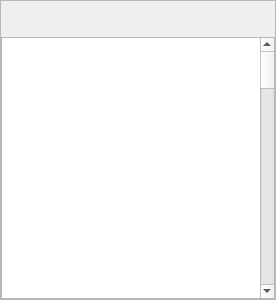
<?xml version="1.0" encoding="UTF-8"?>
<ui version="4.0">
 <class>FAQitem</class>
 <widget class="QWidget" name="FAQitem">
  <property name="geometry">
   <rect>
    <x>0</x>
    <y>0</y>
    <width>276</width>
    <height>300</height>
   </rect>
  </property>
  <property name="windowTitle">
   <string>Form</string>
  </property>
  <layout class="QVBoxLayout" name="verticalLayout">
   <property name="spacing">
    <number>0</number>
   </property>
   <property name="leftMargin">
    <number>0</number>
   </property>
   <property name="topMargin">
    <number>0</number>
   </property>
   <property name="rightMargin">
    <number>0</number>
   </property>
   <property name="bottomMargin">
    <number>0</number>
   </property>
   <item>
    <widget class="QFrame" name="frame_all">
     <property name="frameShape">
      <enum>QFrame::StyledPanel</enum>
     </property>
     <property name="frameShadow">
      <enum>QFrame::Raised</enum>
     </property>
     <layout class="QVBoxLayout" name="verticalLayout_2">
      <property name="spacing">
       <number>0</number>
      </property>
      <property name="leftMargin">
       <number>0</number>
      </property>
      <property name="topMargin">
       <number>0</number>
      </property>
      <property name="rightMargin">
       <number>0</number>
      </property>
      <property name="bottomMargin">
       <number>0</number>
      </property>
      <item>
       <widget class="QFrame" name="frame_title">
        <property name="minimumSize">
         <size>
          <width>0</width>
          <height>36</height>
         </size>
        </property>
        <property name="maximumSize">
         <size>
          <width>16777215</width>
          <height>36</height>
         </size>
        </property>
        <property name="styleSheet">
         <string notr="true">#frame_title
{
background-color: transparent;
}</string>
        </property>
        <property name="frameShape">
         <enum>QFrame::StyledPanel</enum>
        </property>
        <property name="frameShadow">
         <enum>QFrame::Raised</enum>
        </property>
        <layout class="QHBoxLayout" name="horizontalLayout">
         <property name="spacing">
          <number>0</number>
         </property>
         <property name="leftMargin">
          <number>0</number>
         </property>
         <property name="topMargin">
          <number>0</number>
         </property>
         <property name="rightMargin">
          <number>0</number>
         </property>
         <property name="bottomMargin">
          <number>0</number>
         </property>
         <item>
          <widget class="QPushButton" name="pushButton_title">
           <property name="minimumSize">
            <size>
             <width>0</width>
             <height>34</height>
            </size>
           </property>
           <property name="maximumSize">
            <size>
             <width>16777215</width>
             <height>34</height>
            </size>
           </property>
           <property name="styleSheet">
            <string notr="true">QPushButton
{
color: #2da5f9;
border: none;
text-align: left;
font: 400 14px &quot;微软雅黑&quot;;
background-color: transparent;
}

QPushButton:hover
{
color: #ff3d33;
text-decoration: underline;
}</string>
           </property>
           <property name="text">
            <string/>
           </property>
          </widget>
         </item>
         <item>
          <widget class="QPushButton" name="pushButton_indicator">
           <property name="minimumSize">
            <size>
             <width>34</width>
             <height>34</height>
            </size>
           </property>
           <property name="maximumSize">
            <size>
             <width>34</width>
             <height>34</height>
            </size>
           </property>
           <property name="styleSheet">
            <string notr="true">QPushButton
{
border: none;
margin:10px;
border-image: url(:/images/player/player_itemlist_right_white.png);
background-color: transparent;
}

QPushButton:checked
{
border-image: url(:/images/player/player_itemlist_bottom_white.png);
}</string>
           </property>
           <property name="text">
            <string/>
           </property>
          </widget>
         </item>
        </layout>
       </widget>
      </item>
      <item>
       <widget class="QPlainTextEdit" name="plainTextEdit">
        <property name="styleSheet">
         <string notr="true">QPlainTextEdit
{
color: white;
}</string>
        </property>
        <property name="plainText">
         <string>优酷隐私政策

 

生效日期：2022年11月15日

2022V2.0

 

【引言】

 

欢迎您使用我们的产品及/或服务！我们深知个人信息对您的重要性，您的信赖对我们非常重要，我们将严格遵守法律法规要求采取相应的安全保护措施，致力于保护您的个人信息安全可控。基于此，优酷服务提供者（或简称“我们”）制定本《优酷隐私政策》（下称“本政策”或“本隐私政策”），帮助您充分了解在您使用我们产品及/或服务的过程中，我们会如何收集、使用、共享、存储和保护您的个人信息以及您可以如何管理您的个人信息，以便您更好地作出适当的选择。

在您开始使用我们的产品及/或服务前，请您务必先仔细阅读和理解本政策，特别应重点阅读我们以粗体/粗体下划线标识的条款，确保您充分理解和同意之后再开始使用。除本政策外，在特定场景下，我们还会通过即时告知（含弹窗、页面提示等）、功能更新说明等方式，向您说明对应的信息收集目的、范围及使用方式，这些即时告知及功能更新说明等构成本政策的一部分，并与本政策具有同等效力。本政策中涉及的专业词汇，我们尽量以简明通俗的表述向您解释，以便于您理解。如对本政策内容有任何疑问、意见或建议，您可通过本政策文末的联系方式与我们联系。

您同意隐私政策表示您已了解应用提供的功能，以及功能运行所需的必要个人信息，并给予相应的收集使用授权，但并不代表您已单独同意开启附加功能、处理非必要个人信息，相关附加功能的开启、处理非必要个人信息以及处理敏感个人信息，我们会根据您的实际使用情况单独征求您的同意。



（一）账号注册/登录与身份验证

（1）账号注册/登录

【账号注册】当您注册我们的产品与/或服务时，为了帮助您完成注册流程，您需要向我们提供您的手机号码并进行验证，以及创建用户名和密码。收集此类信息是为了满足相关法律法规的网络实名制要求，此类信息属于该功能的必要信息，若你不提供这类信息，将导致注册失败，但不影响您使用视频的浏览、搜索、播放功能。此外，你还可以根据自身需求选择填写姓名、地区等信息。

【账户登录】当您登录我们的产品与/或服务时，您需要向我们提供您的手机号码/邮箱及密码，或进行验证；基于我们与通信运营商的合作，当您使用 “一键登录”功能时，经过您的明示同意，我们会通过运营商获取您的手机号码，便于我们为您提供快捷的登录服务；当您使用“扫码登录”功能时，我们会请求您授权相机权限，以顺利完成二维码扫码；您使用第三方平台（例如：淘宝/支付宝/微信/微博/QQ账号等）的账号登录时，您授权我们获取您登录的该第三方账号下的相关信息（包括：昵称、头像，具体以您的授权内容为准），用于与优酷账号绑定，使您可以直接登录并使用相关产品与/或服务。为了满足相关法律法规的网络实名制要求，您使用第三方平台账号授权登录我们的产品与/或服务时，首次授权需要绑定您的手机号码。此类信息属于该功能的必要信息，若您不提供这类信息，您可能无法正常登录。若你不提供这类信息，将导致登录失败，但不影响您使用视频的浏览、搜索、播放功能。

【基本信息维护】您在使用优酷时，为维护您的基本资料，改善您的服务体验，您可自主选择填写您的性别、头像、昵称、生日、个人简介等。此类信息属于该功能的非必要信息，如您不提供这些信息，并不影响您使用我们的产品与/或服务的基本功能。您在上传/更换头像时，我们会请求您的相机、相册权限，并收集您上传/更换的图片信息。

（2）身份验证

当您使用信息发布（如直播）、“优酷号”、网络游戏用户实名注册和交易、购买营业性演出门票、使用“比心”功能、购买相关金融产品或服务、企业履行代扣代缴个人所得税的义务时，或为满足相关法律规定及监管要求、对未成年人进行保护、确保用户身份真实性、实现反欺诈等风险控制、或保障系统和服务安全之需要，您在使用特定功能与/或服务前，可能需要进行身份认证。我们将需要收集您的身份认证信息（可能包括姓名、身份证相关信息、面部特征信息、手机号码)以完成实名认证。

   在青少年模式下，如果您需要退出，且忘记密码的情况下，为满足相关法律法规的规定，需要对您的身份进行认证。您可以选择联系我们的客服重置密码，也可以在线进行认证退出青少年模式。如您选择在线认证，我们将需要收集您的身份认证信息(包括姓名、身份证相关信息、面部特征信息)以完成认证。

（二）浏览/搜索/播放/下载

当您使用我们视频、音频、直播、电子读物等服务内容的浏览、播放功能时，为向您提供一致化的服务，我们需要收集您的设备信息、日志信息。前述日志信息包括：您的操作、行为日志信息，包括您的浏览记录、点赞/分享/评论/互动记录、收藏/关注/预约记录/+追记录、播放记录、播放时长、访问日期和时间。此类信息属于该功能的必要信息，若您不提供这类信息，您可能无法正常使用上述功能。

当您使用搜索功能时，我们会自动收集您的一些信息，包括如下个人信息：搜索的内容（包括文字、使用语音搜索时的语音信息）、浏览记录和时间、搜索的时间以及与它们互动的次数。为了提供高效的搜索服务，部分前述信息会暂时存储在您的本地设备端，并可向您展示搜索历史记录。此类信息属于该功能的必要信息，若您不提供这类信息，您可能无法正常使用上述功能。

我们为您提供了语音搜索。您使用语音搜索功能时，我们会请求您授权麦克风权限，并收集您的语音信息；您使用下载功能时，我们会请求您授权存储权限, 以便在您设备外置存储空间内写入音视频文件的相关信息。

当您在观看我们的视频时，我们为您提供了手势控制功能，以帮助在视频播放场景中通过特定手势进行操作控制。在您使用手势控制功能时，我们会请求您授权摄像头权限，以便优酷识别您的手势并根据您的手势指令进行相应的控制操作。我们仅在视频播放场景启动期间且设备处于唤醒状态时才开启摄像头获取手势相关信息并对手势相关信息进行分析处理以便识别用户的手势指令；我们不会存储或与第三方共享您的该信息。您可以在我的-设置-隔空手势关闭随时关闭本功能。

当您使用首页摇一摇跳转剧集功能时，我们会调用设备的陀螺仪、加速度、重力传感器以识别判断您的设备状态。

在您观看视频时，为给您提供良好的观看体验，我们会调用您的加速度、磁力、方向传感器，通过您的传感器信息检测设备屏幕方向变化，进行视频播放中的横竖屏切换。

在您观看VR视频时，我们会调用您的陀螺仪、加速度、方向传感器，通过您的传感器信息检测设备屏幕方向变化，调整VR视频画面角度。

在您观看互动剧时，我们会调用您的陀螺仪、加速度、磁力传感器，通过您的传感器信息实现互动指令。

在您使用护眼模式时，我们会调用您的光线传感器检测光线，以调整屏幕亮度。

在您参加互动类活动时，我们会调用您的陀螺仪、加速度、方向传感器，通过您的传感器信息实现互动指令。

请您理解，单独的设备传感器数据不涉及任何个人位置信息且无法与其他信息结合用于识别特定自然人的身份。

       您在观看我们的视频时，我们为您提供了护眼模式，以帮助您保护眼睛。护眼模式需要请求您的相机权限。当您授权使用护眼模式时：对于iOS系统用户，我们会使用TrueDepth APIs，按一定频率获取您面部和设备屏幕之间的距离信息。基于TrueDepth APIs通过相机/摄像头权限，用于实时计算眼睛所注视设备屏幕的位置信息并应用于互动反馈，我们不会存储或与第三方共享您的该信息，且仅用于前述互动反馈。另外，您可以随时关闭此功能，功能关闭后会立即关闭对TrueDepth APIs接口的调用并停止数据收集。对于安卓系统用户，我们会通过相机/摄像头权限，按一定频率识别您的人脸信息，用于实时计算眼睛所注视设备屏幕的位置信息并应用于互动反馈，我们不会存储或与第三方共享您的该信息，且仅用于前述互动反馈。另外，您可以随时关闭此功能，功能关闭后会立即停止数据收集。



（三）信息上传或发布、交流互动

如果您使用上传视频或照片、弹幕、评论或在社区留言、发帖的服务，您可能会主动提供相关图文/音视频内容。我们会自动收集您的上述信息，并展示您的昵称、头像、发布的信息内容。请您知悉，您发布的信息中可能包含他人的个人信息，请您务必取得他人的合法授权，避免非法泄露他人的个人信息。当您进行交流互动时，我们会收集您的互动信息（包括不限于评论、弹幕、收藏/关注/预约/+追记录、点赞/评论/分享/交流互动信息）。就前述部分信息上传或发布，在您使用时，我们会请求您授权相机、相册、麦克风权限。</string>
        </property>
       </widget>
      </item>
     </layout>
    </widget>
   </item>
  </layout>
 </widget>
 <resources/>
 <connections/>
</ui>
